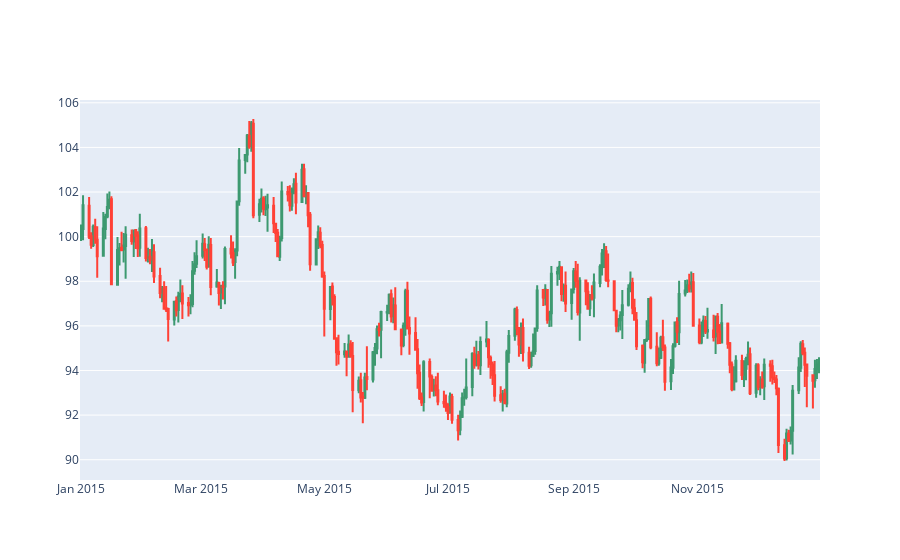

The code cell stored with this chart in its notebook:
### Code cell
## Plotly
from plotly.offline import init_notebook_mode, iplot
from plotly import figure_factory as FF

# Jupyter notebook用設定
init_notebook_mode(connected=True) 

# K現判定
fig = FF.create_candlestick(df.open, df.high, df.low, df.close, dates = df.index)
iplot(fig)

### Figure 1 — Plotly figure (JSON) as saved in the notebook; plotly's stock layout.template omitted (floating-point values rounded to 4 significant figures; data arrays with more than 128 entries replaced by an {"elided": "..."} marker saying what was removed)
{"data": [{"boxpoints": false, "fillcolor": "#3D9970", "line": {"color": "#3D9970"}, "name": "Increasing", "showlegend": false, "type": "box", "whiskerwidth": 0, "x": {"elided": "792 str values"}, "y": {"elided": "792 float values"}}, {"boxpoints": false, "fillcolor": "#FF4136", "line": {"color": "#FF4136"}, "name": "Decreasing", "showlegend": false, "type": "box", "whiskerwidth": 0, "x": {"elided": "774 str values"}, "y": {"elided": "774 float values"}}], "layout": {}}
